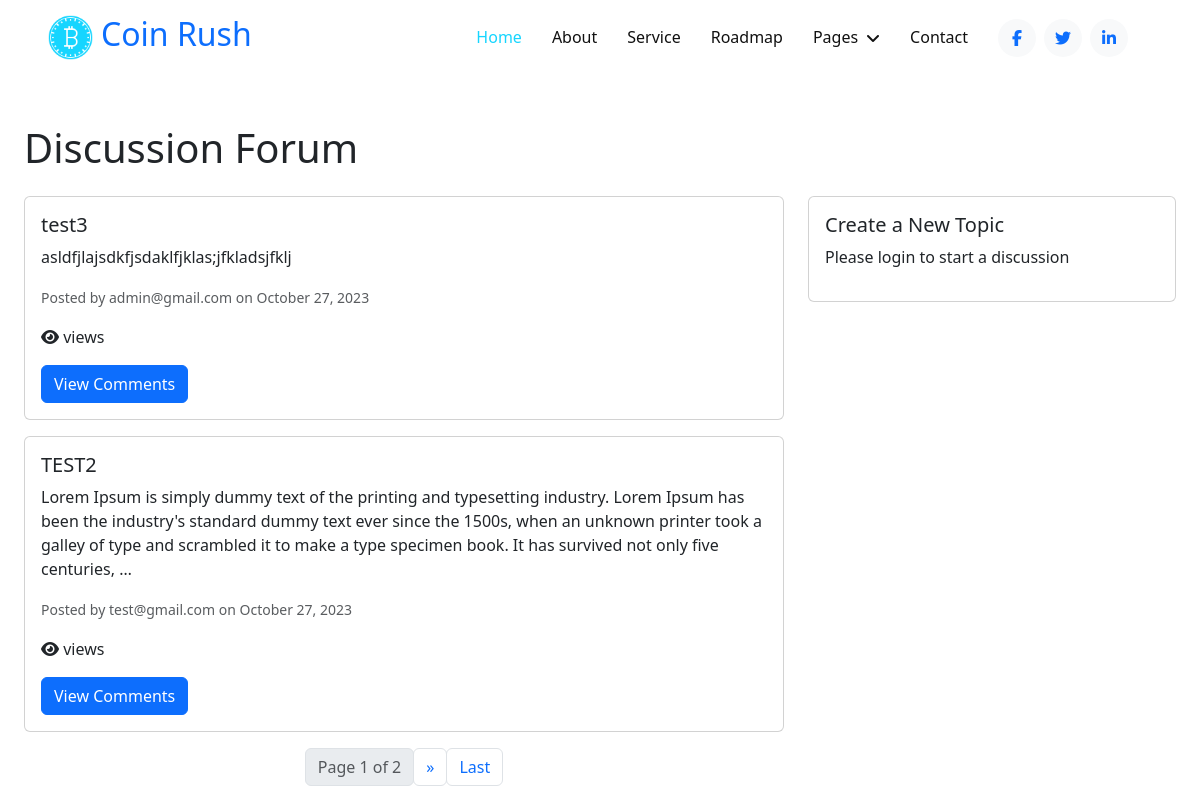
Page /discussion/ on the earlier database version.
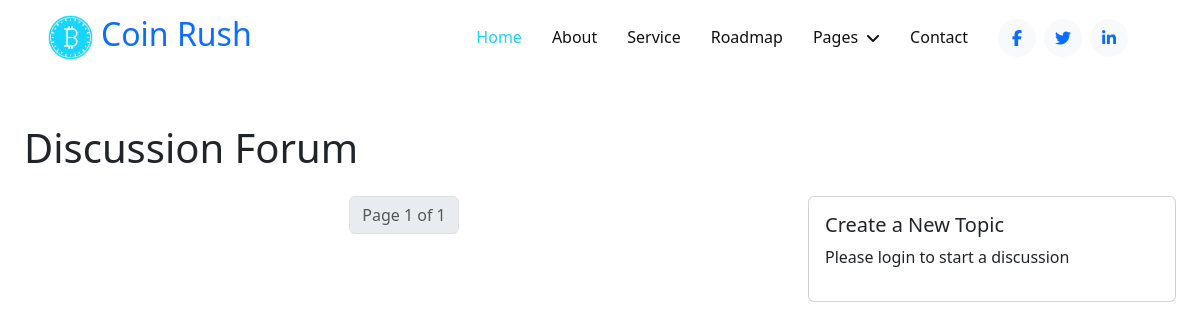
Same page on the later database version.
### coinRush/models.py (models this page shows, shortened)
class Post(models.Model):
    title = models.CharField(max_length=200)
    content = models.TextField()
    created_by = models.ForeignKey(User, on_delete=models.CASCADE)
    created_at = models.DateTimeField(auto_now_add=True)

class User(AbstractBaseUser, PermissionsMixin):
    email = models.EmailField(default="", unique=True, blank=True, max_length=255)
    name = models.CharField(max_length=255, blank=True, default="")
    profile_pic = models.ImageField(null=True, blank=True)
    photo_id = models.ImageField(null=True, blank=True)
    is_staff = models.BooleanField(default=False)
    is_active = models.BooleanField(default=True)
    is_superuser = models.BooleanField(default=False)
    created_date = models.DateTimeField(default=timezone.now())
    last_login = models.DateTimeField(blank=True, null=True)
    objects = AuthUserManager()
    USERNAME_FIELD = "email"
    EMAIL_FIELD = "email"
    REQUERIES_FIELD = []
    class Meta:
        verbose_name = "User"
        verbose_name_plural = "Users"

### coinRush/views.py (the view)
# urls.py: path("discussion/", views.discussion, name="discussion"),
def discussion(request):
    post_list = Post.objects.all().order_by(
        "-created_at"
    )  # Replace with your queryset for your posts
    paginator = Paginator(post_list, 2)  # Show 5 posts per page
    page = request.GET.get("page")
    posts = paginator.get_page(page)
    if request.method == "POST":
        form = PostForm(request.POST)
        if form.is_valid():
            post = form.save(commit=False)
            post.created_by = request.user  # Assign the logged-in user
            post.save()
            return redirect("discussion")
    else:
        form = PostForm()
    return render(request, "posts/discussion_all.html", {"posts": posts, "form": form})

### coinRush/templates/posts/discussion_all.html (shortened to what this page needs)
{% extends "Base/base.html" %}
{% load static %}
{% block extraHead %}
    <link rel="stylesheet" href="{% static 'css/news.css' %}">
{% endblock extraHead %}
{% block content %}
  <div class="container-fluid">
    <h1 class="mt-5">Discussion Forum</h1>
    <div class="row mt-4">
        <div class="col-md-8">
            {% for post in posts %}
                <div class="card mb-3">
                    <div class="card-body">
                        <h5 class="card-title">{{ post.title }}</h5>
                        <p class="card-text">
                            {{ post.content|truncatewords:50 }}
                        </p>
                        <p class="card-text"><small class="text-muted">Posted by {{ post.created_by }} on {{ post.created_at|date:"F j, Y" }}</small></p>
                        <p class="card-text"><i class="fa fa-eye"></i> {{ post.views }} views</p>
                        <a href="{% url 'discussion_single' post.id %}" class="btn btn-primary">View Comments</a>
                    </div>
                </div>
            {% endfor %}
            <div class="pagination justify-content-center">
                <ul class="pagination">
                    <li class="page-item disabled">
                        <span class="page-link btn btn-light">Page {{ posts.number }} of {{ posts.paginator.num_pages }}</span>
                    </li>
                    {% if posts.has_next %}
                        <li class="page-item">
                            <a class="page-link btn btn-light" href="?page={{ posts.next_page_number }}" aria-label="Next">
                                <span aria-hidden="true">&raquo;</span>
                            </a>
                        </li>
                        <li class="page-item">
                            <a class="page-link btn btn-light" href="?page={{ posts.paginator.num_pages }}" aria-label="Last">
                                <span aria-hidden="true">Last</span>
                            </a>
                        </li>
                    {% endif %}
                </ul>
            </div>
        </div>
        <div class="col-md-4">
            <div class="card">
                <div class="card-body">
                    <h5 class="card-title">Create a New Topic</h5>
                    {% if user.is_authenticated %}
                    <form id="newTopicForm" method="post">
                             {% csrf_token %}
                        <div class="form-group">
                              {{ form.title.label_tag }}
                              {{ form.title }}
                        </div>
                        <div class="form-group">
                            {{ form.content.label_tag }}
                              {{ form.content }}
                        </div>
                        <button type="submit" class="btn btn-primary">Create Topic</button>
                    </form>
                    </form>
                    {% else %}
                        <p>Please login to start a discussion</p>
                    {% endif %}
                </div>
            </div>
        </div>
    </div>
</div>
{% endblock content %}

Differences in the rows shown:
removed Post: title "test3", content "asldfjlajsdkfjsdaklfjklas;jfkladsjfklj", created_by "admin@gmail.com", created_at "October 27, 2023"
removed Post: title "TEST2", content "Lorem Ipsum is simply dummy text of the printing and typesetting industry. Lorem Ipsum has been the industry's standard dummy text ever since the 1500s, when an unknown printer took a galley of type and scrambled it to make a type specimen book. It has survived not only five centuries, …", created_by "test@gmail.com", created_at "October 27, 2023"
Other differences:
{{ posts.paginator.num_pages }}: "2" → "1"
text no longer shown: "» Last"
